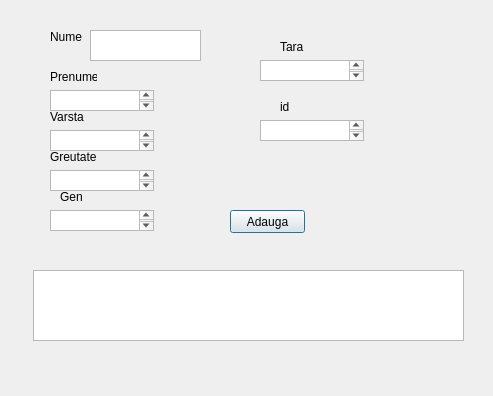
<?xml version="1.0" encoding="UTF-8"?>
<ui version="4.0">
 <class>adaugare_participant</class>
 <widget class="QDialog" name="adaugare_participant">
  <property name="geometry">
   <rect>
    <x>0</x>
    <y>0</y>
    <width>493</width>
    <height>396</height>
   </rect>
  </property>
  <property name="windowTitle">
   <string>Dialog</string>
  </property>
  <widget class="QLabel" name="label">
   <property name="geometry">
    <rect>
     <x>50</x>
     <y>30</y>
     <width>47</width>
     <height>13</height>
    </rect>
   </property>
   <property name="text">
    <string>Nume</string>
   </property>
  </widget>
  <widget class="QLabel" name="label_2">
   <property name="geometry">
    <rect>
     <x>50</x>
     <y>70</y>
     <width>47</width>
     <height>13</height>
    </rect>
   </property>
   <property name="text">
    <string>Prenume</string>
   </property>
  </widget>
  <widget class="QLabel" name="label_3">
   <property name="geometry">
    <rect>
     <x>50</x>
     <y>110</y>
     <width>47</width>
     <height>13</height>
    </rect>
   </property>
   <property name="text">
    <string>Varsta</string>
   </property>
  </widget>
  <widget class="QLabel" name="label_4">
   <property name="geometry">
    <rect>
     <x>50</x>
     <y>150</y>
     <width>47</width>
     <height>13</height>
    </rect>
   </property>
   <property name="text">
    <string>Greutate</string>
   </property>
  </widget>
  <widget class="QLabel" name="label_5">
   <property name="geometry">
    <rect>
     <x>60</x>
     <y>190</y>
     <width>47</width>
     <height>13</height>
    </rect>
   </property>
   <property name="text">
    <string>Gen</string>
   </property>
  </widget>
  <widget class="QLabel" name="label_6">
   <property name="geometry">
    <rect>
     <x>280</x>
     <y>40</y>
     <width>47</width>
     <height>13</height>
    </rect>
   </property>
   <property name="text">
    <string>Tara</string>
   </property>
  </widget>
  <widget class="QLabel" name="label_7">
   <property name="geometry">
    <rect>
     <x>280</x>
     <y>100</y>
     <width>47</width>
     <height>13</height>
    </rect>
   </property>
   <property name="text">
    <string>id</string>
   </property>
  </widget>
  <widget class="QTextEdit" name="nume">
   <property name="geometry">
    <rect>
     <x>90</x>
     <y>30</y>
     <width>111</width>
     <height>31</height>
    </rect>
   </property>
  </widget>
  <widget class="QTextEdit" name="prenume">
   <property name="geometry">
    <rect>
     <x>50</x>
     <y>90</y>
     <width>104</width>
     <height>21</height>
    </rect>
   </property>
  </widget>
  <widget class="QTextEdit" name="tara">
   <property name="geometry">
    <rect>
     <x>260</x>
     <y>60</y>
     <width>104</width>
     <height>21</height>
    </rect>
   </property>
  </widget>
  <widget class="QTextEdit" name="id">
   <property name="geometry">
    <rect>
     <x>260</x>
     <y>120</y>
     <width>104</width>
     <height>21</height>
    </rect>
   </property>
  </widget>
  <widget class="QTextEdit" name="varsta">
   <property name="geometry">
    <rect>
     <x>50</x>
     <y>130</y>
     <width>104</width>
     <height>21</height>
    </rect>
   </property>
  </widget>
  <widget class="QTextEdit" name="greutate">
   <property name="geometry">
    <rect>
     <x>50</x>
     <y>170</y>
     <width>104</width>
     <height>21</height>
    </rect>
   </property>
  </widget>
  <widget class="QTextEdit" name="gen">
   <property name="geometry">
    <rect>
     <x>50</x>
     <y>210</y>
     <width>104</width>
     <height>21</height>
    </rect>
   </property>
  </widget>
  <widget class="QPushButton" name="b_adauga">
   <property name="geometry">
    <rect>
     <x>230</x>
     <y>210</y>
     <width>75</width>
     <height>23</height>
    </rect>
   </property>
   <property name="text">
    <string>Adauga</string>
   </property>
  </widget>
  <widget class="QTextEdit" name="afisare_participanti">
   <property name="geometry">
    <rect>
     <x>33</x>
     <y>270</y>
     <width>431</width>
     <height>71</height>
    </rect>
   </property>
  </widget>
 </widget>
 <resources/>
 <connections/>
</ui>
